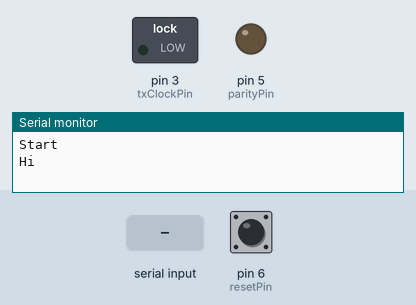
Recording of a sketch running on a simulated Arduino Uno, built with avr-gcc and run on an emulated ATmega328P. Shown: switched loads named in the sketch (green lamp = pin HIGH), output pins drawn as LEDs (lit = HIGH), the last lines printed to the serial monitor. Dashed ring = blinking. The test bench sets the inputs (shaded band); at power-on: pin 6 (resetPin) LOW. Pins used as bus, display or sensor lines are not drawn.

Above: at 2.7 s.
2.8 s: pin 6 (resetPin) pulled HIGH for 0.15 s
At 5.6 s:
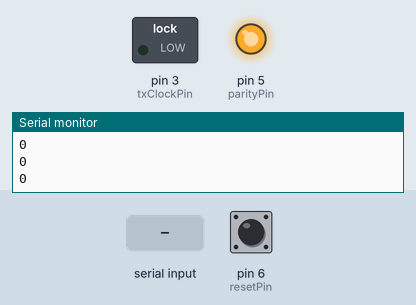
5.9 s: byte 10 (0x0A) received over Serial
7.4 s: pin 6 (resetPin) pulled HIGH for 1 s
At 8.89 s:
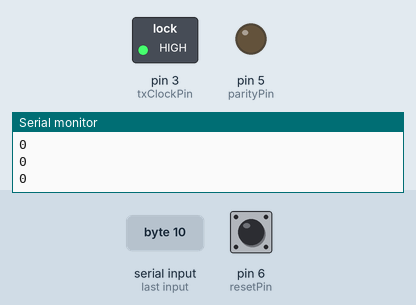
10.5 s: pin 6 (resetPin) pulled HIGH for 3.2 s
At 15.6 s:
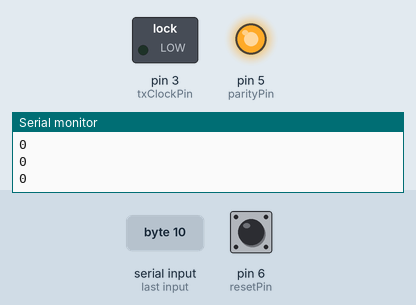
Timing chart, 0 to 16.8 s (numbered marks = the images above; inputs shaded):
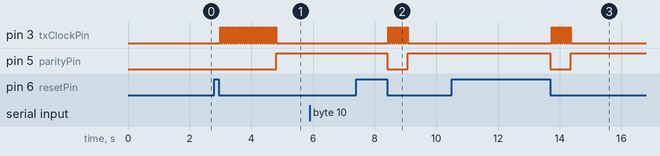

The sketch:

OddParity_TX_V2.ino
```cpp
/*
  First atempt at serial comunications
*/
const int txClockPin = 3;
const int txPin = 4;
const int parityPin = 5;
const int resetPin = 6;
const int clockSpeed = 75;

char message[16] = "Hi"; // Message
bool parityCheck = true; // Parity check
int numOfBytes = 0;      // Number of bytes sent over serial

void setup()
{
  Serial.begin(9600);
  pinMode(txPin, OUTPUT);
  pinMode(txClockPin, OUTPUT);
  pinMode(parityPin, OUTPUT);
  pinMode(resetPin, INPUT);
  delay(1500);
  digitalWrite(txPin, LOW);
  digitalWrite(txClockPin, LOW);
  Serial.println("Start");
  Serial.println(message);
}

void loop()
{

  if (digitalRead(resetPin)) // Dugme je pritisnuto
  {
    while (digitalRead(resetPin)) // Dugme je pušteno
    {
    }
    digitalWrite(parityPin, LOW); // Restovati LED za indikaciju parnosti
    parityCheck = true;           // Postaviti parnost na parno (true) prije slanja poruke
    sendMessage(message);         // Posšalji poruku

    parityCheck ? sendParityBit(true) : sendParityBit(false); // Pošalji bit za parnost

    parityCheck ? digitalWrite(parityPin, HIGH) : digitalWrite(parityPin, LOW); // Upali ili ugasi LED za parnost
  }

  if (Serial.available()) // Dostupna nova poruka na serijskom portu
  {
    readSerial(message); // Pročitaj novu poruku
  };
}

//funkcija za slanje poruke
void sendMessage(char *TXstring)
{

  for (int byteIndex = 0; byteIndex <= strlen(TXstring); byteIndex++) // For koji prolazi kroz svaki karakter u poruci
  {

    char currByte = TXstring[byteIndex];

    for (int bitIndex = 0; bitIndex < 8; bitIndex++)
    { //For koji prolazi kroz svaki bit u trenutnom bajtu

      bool currBit = (0x80 >> bitIndex) & currByte; //Ako je na bitIndex mjestu u trenutnom bitu 1 postaviti currBit na true

      if (currBit)
      { //Ako je trenutni bit 1 poslati 1
        digitalWrite(txPin, HIGH);
        pulseClock();
        Serial.println('1');
        parityCheck = !parityCheck;
      }
      else
      { //Ako je trenutni bit 0 poslati 0
        digitalWrite(txPin, LOW);
        pulseClock();
        Serial.println('0');
      }
    }
  }
}

//Pulsiranje clocka
void pulseClock()
{
  delay(clockSpeed / 2);
  digitalWrite(txClockPin, HIGH);
  delay(clockSpeed / 2);
  digitalWrite(txClockPin, LOW);
}

void sendParityBit(bool send)
{
  if (send)
  {
    digitalWrite(txPin, HIGH);
    pulseClock();
    digitalWrite(txPin, LOW);
  }
}

void readSerial(char *charArr)
{ //Read a message over serial

  char tmpChar;

  tmpChar = Serial.read();
  Serial.println(tmpChar);

  if (tmpChar == 0x0A)
  { //If recieved byte is new line, end of message
    charArr[numOfBytes] = 0;
    numOfBytes = 0;
    Serial.println("Ready to send new message");
  }
  else
  {                                //If not new line go one
    charArr[numOfBytes] = tmpChar; //Add current byte to message
    numOfBytes++;
  };
}
```

Measured:
- after the input at 2.8 s, pin 3 (txClockPin): alternates HIGH for 0.04 s and LOW for 0.04 s, 50 changes in all, then stays LOW, starting after 0.19 s; pin 5 (parityPin): LOW → HIGH after 2.0 s
- after the input at 7.4 s, pin 3 (txClockPin): alternates HIGH for 0.04 s and LOW for 0.04 s, 18 changes in all, then stays LOW, starting after 1.0 s; pin 5 (parityPin): HIGH → LOW after 1.0 s, → HIGH 0.67 s later
- after the input at 10.5 s, pin 3 (txClockPin): alternates HIGH for 0.04 s and LOW for 0.04 s, 18 changes in all, then stays LOW, starting after 3.2 s; pin 5 (parityPin): HIGH → LOW after 3.2 s, → HIGH 0.67 s later
